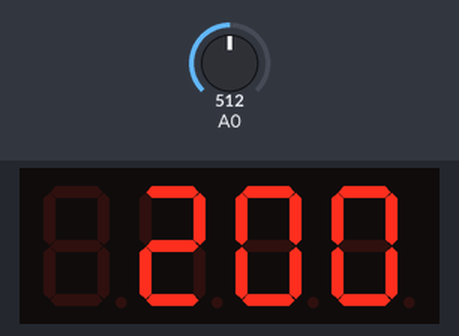
Bench run of a sketch on a simulated Arduino Uno, built with avr-gcc and run on an emulated ATmega328P. Parts: 4-digit seven-segment display. The inputs (shaded band) are chosen by the test bench; at power-on: A0 = 512.

Above: at 1.2 s.
1.3 s: A0 set to 109
At 2.1 s:
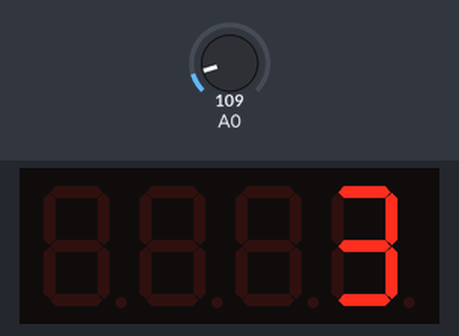
2.8 s: A0 set to 92
At 3.9 s:
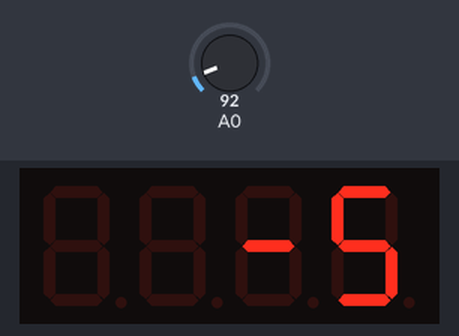
4.3 s: A0 set to 122
At 4.9 s:
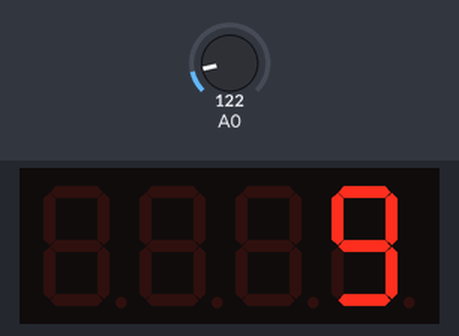
Timing chart, 0 to 7.3 s (numbered marks = the images above; inputs shaded):
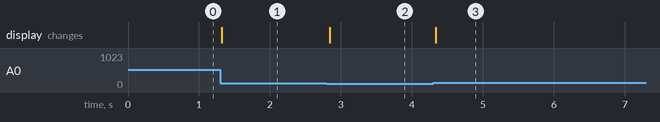

Measured:
- the behaviour switches between 101 and 100 on A0 (found by bisection; images 1 and 2)
- after the input at 1.3 s, the display: changes at once (image 1)
- after the input at 2.8 s, the display: changes at once (image 2)
- after the input at 4.3 s, the display: changes at once (image 3)

The sketch:

TM1637.ino
```cpp
#include <TM1637Display.h> // 라이브러리 불러오기

#define CLK 3 // 상수
#define DIO 2

TM1637Display display(CLK, DIO); // display화

void setup() {
  display.setBrightness(0x0f); // 세그먼트 디스플레이 밝기 설정 -> 최대 밝기(0x0f)
}

void loop() {
  int sensorValue = analogRead(A0);

  float voltage = sensorValue / 1024.0 * 5.0;
  int temp = (voltage - 0.5) * 100;

  display.showNumberDec(temp);

  // display.showNumberDec(sensorValue);

  // int number = 1234; // 12:34

  // display.showNumberDecEx(number, 0x40, true, 4, 0);

  // delay(1000);
}
```
